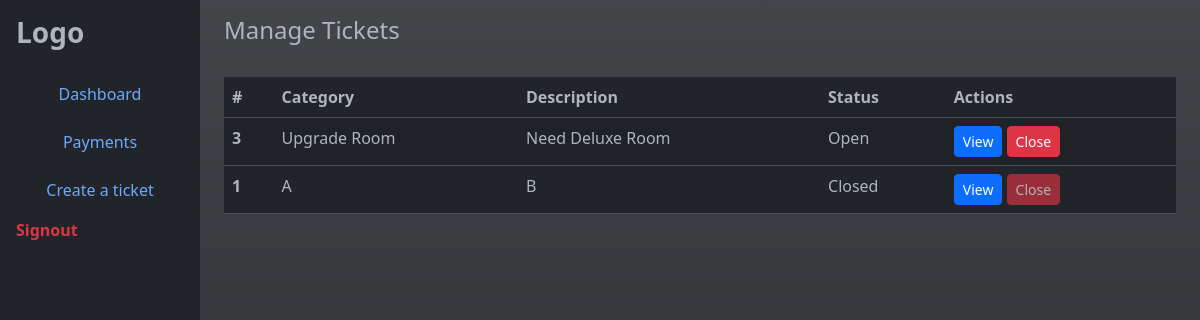
/ticketadmin (signed in), run on an earlier commit of the app's database.
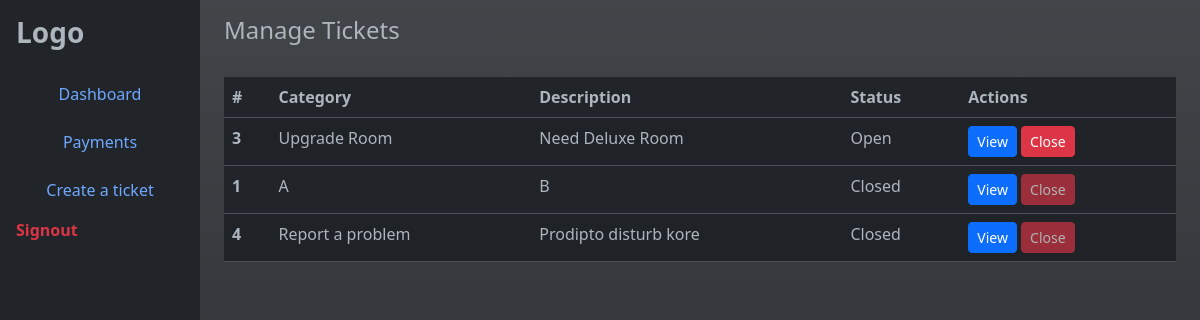
And on a later commit of the database.
### tables this page shows
CREATE TABLE "Tickets" (
	"reportID"	INTEGER,
	"tenantID"	INTEGER NOT NULL,
	"category"	TEXT NOT NULL,
	"Description"	TEXT NOT NULL,
	"status"	TEXT NOT NULL,
	PRIMARY KEY("reportID" AUTOINCREMENT),
	FOREIGN KEY("tenantID") REFERENCES "Tenants"("tenantID")
);

### app.py (the view)
@app.route('/ticketadmin', methods=['GET', 'POST'])
def ticketadmin():
    if session['user']=='admin':
        if request.method == 'POST':
            reportID = request.form['ticket_id']
            closeTicket(reportID)
            return redirect(url_for('ticketadmin'))
        else:
            info = getTickets()
            return render_template('ticketadmin.html', tickets=info)
    else:
        return redirect(url_for('ticket'))

### database/admin.py (called while the page is built)
def dbConnect():
    return sqlite3.connect(os.getenv('DATABASE'))

def getTickets():
    connection = dbConnect()
    cursor = connection.cursor()
    cursor.execute(f"SELECT * FROM Tickets  ORDER BY status DESC")
    result = cursor.fetchall()
    connection.close()
    return result

### templates/ticketadmin.html (shortened to what this page needs)
<!DOCTYPE html>
<html lang="en" data-bs-theme="dark">
<head>
  <link href="https://cdn.jsdelivr.net/npm/bootstrap@5.3.0-alpha3/dist/css/bootstrap.min.css" rel="stylesheet">
</head>
<body>
  <div class="container-fluid">
    <div class="row">
      <nav class="col-md-3 col-lg-2 d-md-block sidebar vh-100 p-3">
        <h3 class="fw-bold mb-4">Logo</h3>
        <ul class="nav flex-column">
          <li class="nav-item mb-2">
            <a class="nav-link btn btn-outline-secondary w-100" href="#">Dashboard</a>
          </li>
          <li class="nav-item mb-2">
            <a class="nav-link btn btn-outline-secondary w-100" href="#">Payments</a>
          </li>
          <li class="nav-item mb-2">
            <a class="nav-link btn btn-outline-secondary w-100" href="#">Create a ticket</a>
          </li>
        </ul>
        <div class="mt-auto">
          <a class="nav-link text-danger fw-bold" href="#">Signout</a>
        </div>
      </nav>
      <main class="col-md-9 bg-gradient ms-sm-auto col-lg-10 px-md-4">
        <div class="d-flex justify-content-between flex-wrap flex-md-nowrap align-items-center pt-3 pb-2 mb-3">
          <h1 class="h4">Manage Tickets</h1>
        </div>
        <div class="table-responsive">
          <table class="table table-striped table-hover">
            <thead>
              <tr>
                <th scope="col">#</th>
                <th scope="col">Category</th>
                <th scope="col">Description</th>
                <th scope="col">Status</th>
                <th scope="col">Actions</th>
              </tr>
            </thead>
            <tbody>
              {%for i in tickets%}
              <tr>
                <th scope="row">{{i[0]}}</th>
                <td>{{i[2]}}</td>
                <td>{{i[3]}}</td>
                <td>{{i[4]}}</td>
                <td>
                    <form action="/ticketadmin" method="POST" style="display:inline;">
                        <button class="btn btn-sm btn-primary">View</button>
                        {%if i[4] == "Open"%}
                        <button class="btn btn-sm btn-danger" type="submit">Close</button>
                        {%endif%}
                        {%if i[4] == "Closed"%}
                        <button class="btn btn-sm btn-danger" disabled>Close</button>
                        {%endif%}
                    </form>
                </td>
              </tr>
              {%endfor%}
            </tbody>
          </table>
        </div>
      </main>
    </div>
  </div>
</body>
</html>

What changed in the data, as far as the page shows it:
added Tickets: reportID "4", category "Report a problem", Description "Prodipto disturb kore", status "Closed"
